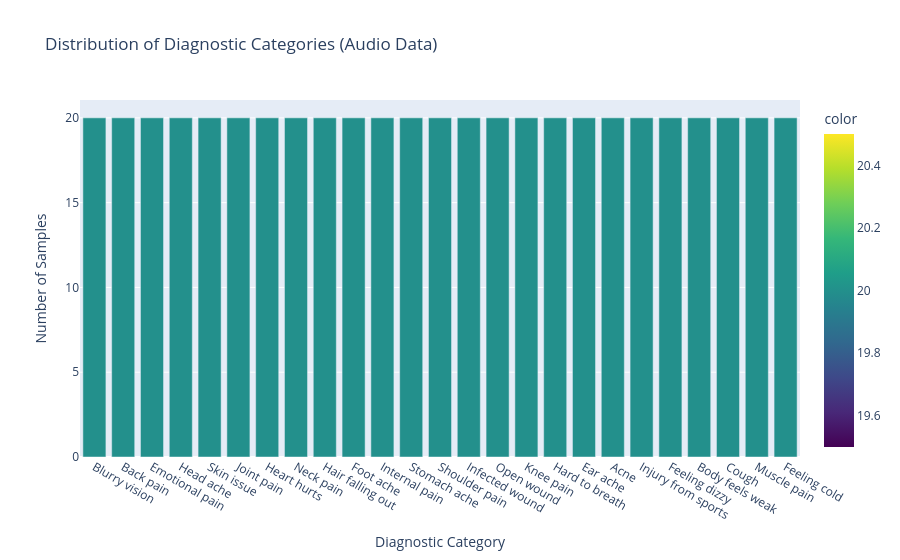
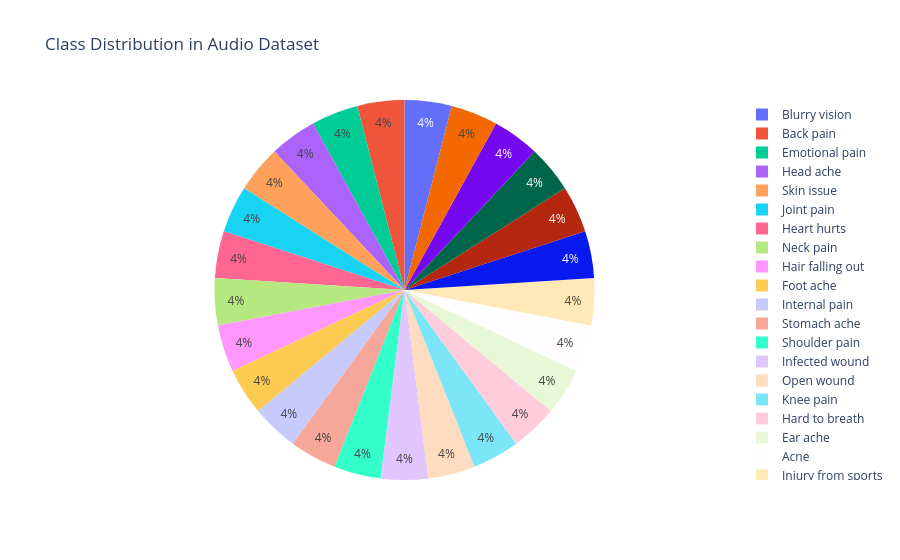

Notebook cell for these charts, in order:
### Markdown cell above
### 2.2 Audio Classification Data Visualization

**Purpose:** Visualize the class distribution and audio characteristics to gain a better understanding of our dataset.

### Code cell
# Filter dataset to only include existing audio files for accurate visualization
def check_audio_file_exists(filename):
    """Check if audio file exists in any of the subdirectories"""
    # Search through all possible subdirectories where audio files might be stored
    for subdir in ['test', 'train', 'validate']:  # Common ML dataset directory structure
        full_path = os.path.join(audio_base_path, subdir, filename)  # Construct complete file path
        if os.path.exists(full_path):  # Check if file exists at constructed path
            return True  # Return True if file found in any subdirectory
    return False  # Return False if file not found in any subdirectory

# Create filtered dataset containing only files that actually exist on disk
df_clean = df[df['file_name'].apply(check_audio_file_exists)].copy()  # Apply file existence filter and create copy
print(f"Dataset after filtering for existing files: {df_clean.shape}")  # Report size after filtering

# Visualize class distribution using 'prompt' column as the target variable
class_distribution_clean = df_clean['prompt'].value_counts()  # Count occurrences of each diagnostic category

# Create interactive bar chart for diagnostic category distribution
fig = px.bar(x=class_distribution_clean.index, y=class_distribution_clean.values,  # Set x and y data
             title='Distribution of Diagnostic Categories (Audio Data)',  # Set descriptive title
             labels={'x': 'Diagnostic Category', 'y': 'Number of Samples'},  # Set axis labels
             color=class_distribution_clean.values, color_continuous_scale='viridis')  # Apply color scale
fig.update_layout(xaxis={'categoryorder':'total descending'})  # Sort categories by frequency (descending)
fig.show()  # Display interactive bar chart

# Create a pie chart for class distribution to show proportional representation
fig_pie = px.pie(values=class_distribution_clean.values, names=class_distribution_clean.index,  # Set pie chart data
                 title='Class Distribution in Audio Dataset')  # Set descriptive title for pie chart
fig_pie.show()  # Display interactive pie chart for proportional view

### Figure 1 — Plotly figure (JSON) as saved in the notebook; plotly's stock layout.template omitted (floating-point values rounded to 4 significant figures)
{"data": [{"alignmentgroup": "True", "hovertemplate": "Diagnostic Category=%{x}<br>Number of Samples=%{y}<br>color=%{marker.color}<extra></extra>", "legendgroup": "", "marker": {"color": [20, 20, 20, 20, 20, 20, 20, 20, 20, 20, 20, 20, 20, 20, 20, 20, 20, 20, 20, 20, 20, 20, 20, 20, 20], "coloraxis": "coloraxis", "pattern": {"shape": ""}}, "name": "", "offsetgroup": "", "orientation": "v", "showlegend": false, "textposition": "auto", "type": "bar", "x": ["Blurry vision", "Back pain", "Emotional pain", "Head ache", "Skin issue", "Joint pain", "Heart hurts", "Neck pain", "Hair falling out", "Foot ache", "Internal pain", "Stomach ache", "Shoulder pain", "Infected wound", "Open wound", "Knee pain", "Hard to breath", "Ear ache", "Acne", "Injury from sports", "Feeling dizzy", "Body feels weak", "Cough", "Muscle pain", "Feeling cold"], "xaxis": "x", "y": [20, 20, 20, 20, 20, 20, 20, 20, 20, 20, 20, 20, 20, 20, 20, 20, 20, 20, 20, 20, 20, 20, 20, 20, 20], "yaxis": "y"}], "layout": {"barmode": "relative", "coloraxis": {"colorbar": {"title": {"text": "color"}}, "colorscale": [[0, "#440154"], [0.1111, "#482878"], [0.2222, "#3e4989"], [0.3333, "#31688e"], [0.4444, "#26828e"], [0.5556, "#1f9e89"], [0.6667, "#35b779"], [0.7778, "#6ece58"], [0.8889, "#b5de2b"], [1, "#fde725"]]}, "legend": {"tracegroupgap": 0}, "title": {"text": "Distribution of Diagnostic Categories (Audio Data)"}, "xaxis": {"anchor": "y", "categoryorder": "total descending", "domain": [0, 1], "title": {"text": "Diagnostic Category"}}, "yaxis": {"anchor": "x", "domain": [0, 1], "title": {"text": "Number of Samples"}}}}

### Figure 2 — Plotly figure (JSON) as saved in the notebook; plotly's stock layout.template omitted (floating-point values rounded to 4 significant figures)
{"data": [{"domain": {"x": [0, 1], "y": [0, 1]}, "hovertemplate": "label=%{label}<br>value=%{value}<extra></extra>", "labels": ["Blurry vision", "Back pain", "Emotional pain", "Head ache", "Skin issue", "Joint pain", "Heart hurts", "Neck pain", "Hair falling out", "Foot ache", "Internal pain", "Stomach ache", "Shoulder pain", "Infected wound", "Open wound", "Knee pain", "Hard to breath", "Ear ache", "Acne", "Injury from sports", "Feeling dizzy", "Body feels weak", "Cough", "Muscle pain", "Feeling cold"], "legendgroup": "", "name": "", "showlegend": true, "type": "pie", "values": [20, 20, 20, 20, 20, 20, 20, 20, 20, 20, 20, 20, 20, 20, 20, 20, 20, 20, 20, 20, 20, 20, 20, 20, 20]}], "layout": {"legend": {"tracegroupgap": 0}, "title": {"text": "Class Distribution in Audio Dataset"}}}
